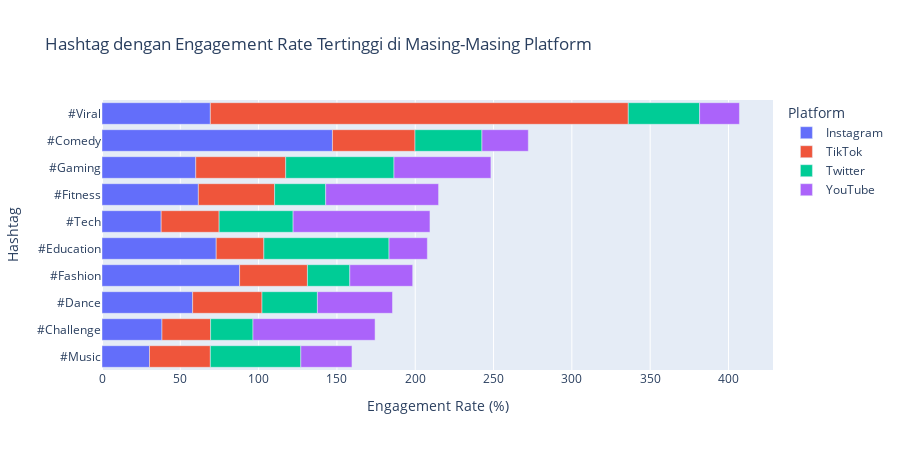

Notebook code for this chart:
### Markdown cell above
## Kategori hashtag dengan engagement tertinggi pada masing-masing platform

### Code cell
# Menghitung rata-rata engagement rate berdasarkan platform dan hashtag
hashtag_platform_engagement = df.groupby(["Platform", "Hashtag"])['Engagement_Rate'].mean().reset_index()

# Mengurutkan nilai engagement rate dari yang tertinggi
hashtag_platform_engagement = hashtag_platform_engagement.sort_values(by=["Platform", "Engagement_Rate"], ascending=[True, False])

# Membuat visualisasi dengan Plotly
fig = px.bar(
    hashtag_platform_engagement,
    x="Engagement_Rate",
    y="Hashtag",
    color="Platform",
    orientation="h",
    title="Hashtag dengan Engagement Rate Tertinggi di Masing-Masing Platform",
    labels={"Engagement_Rate": "Engagement Rate (%)", "Hashtag": "Hashtag"},
    hover_data=["Platform", "Engagement_Rate"],
)

fig.update_layout(
    yaxis={'categoryorder': 'total ascending'},
    xaxis_title="Engagement Rate (%)",
    yaxis_title="Hashtag",
    legend_title="Platform",
    height=450
)

fig.show()

### Figure 1 — Plotly figure (JSON) as saved in the notebook; plotly's stock layout.template omitted (floating-point values rounded to 4 significant figures)
{"data": [{"customdata": [["Instagram"], ["Instagram"], ["Instagram"], ["Instagram"], ["Instagram"], ["Instagram"], ["Instagram"], ["Instagram"], ["Instagram"], ["Instagram"]], "hovertemplate": "Platform=%{customdata[0]}<br>Engagement Rate (%)=%{x}<br>Hashtag=%{y}<extra></extra>", "legendgroup": "Instagram", "marker": {"color": "#636efa", "pattern": {"shape": ""}}, "name": "Instagram", "orientation": "h", "showlegend": true, "textposition": "auto", "type": "bar", "x": [147.1, 87.86, 72.92, 69.18, 61.53, 59.87, 57.87, 38.29, 37.79, 30.33], "xaxis": "x", "y": ["#Comedy", "#Fashion", "#Education", "#Viral", "#Fitness", "#Gaming", "#Dance", "#Challenge", "#Tech", "#Music"], "yaxis": "y"}, {"customdata": [["TikTok"], ["TikTok"], ["TikTok"], ["TikTok"], ["TikTok"], ["TikTok"], ["TikTok"], ["TikTok"], ["TikTok"], ["TikTok"]], "hovertemplate": "Platform=%{customdata[0]}<br>Engagement Rate (%)=%{x}<br>Hashtag=%{y}<extra></extra>", "legendgroup": "TikTok", "marker": {"color": "#EF553B", "pattern": {"shape": ""}}, "name": "TikTok", "orientation": "h", "showlegend": true, "textposition": "auto", "type": "bar", "x": [266.8, 57.41, 52.7, 48.68, 44.29, 43.31, 38.86, 37.0, 31.04, 30.43], "xaxis": "x", "y": ["#Viral", "#Gaming", "#Comedy", "#Fitness", "#Dance", "#Fashion", "#Music", "#Tech", "#Challenge", "#Education"], "yaxis": "y"}, {"customdata": [["Twitter"], ["Twitter"], ["Twitter"], ["Twitter"], ["Twitter"], ["Twitter"], ["Twitter"], ["Twitter"], ["Twitter"], ["Twitter"]], "hovertemplate": "Platform=%{customdata[0]}<br>Engagement Rate (%)=%{x}<br>Hashtag=%{y}<extra></extra>", "legendgroup": "Twitter", "marker": {"color": "#00cc96", "pattern": {"shape": ""}}, "name": "Twitter", "orientation": "h", "showlegend": true, "textposition": "auto", "type": "bar", "x": [79.92, 69.15, 57.76, 47.23, 45.54, 42.75, 35.38, 32.62, 27.07, 27.06], "xaxis": "x", "y": ["#Education", "#Gaming", "#Music", "#Tech", "#Viral", "#Comedy", "#Dance", "#Fitness", "#Challenge", "#Fashion"], "yaxis": "y"}, {"customdata": [["YouTube"], ["YouTube"], ["YouTube"], ["YouTube"], ["YouTube"], ["YouTube"], ["YouTube"], ["YouTube"], ["YouTube"], ["YouTube"]], "hovertemplate": "Platform=%{customdata[0]}<br>Engagement Rate (%)=%{x}<br>Hashtag=%{y}<extra></extra>", "legendgroup": "YouTube", "marker": {"color": "#ab63fa", "pattern": {"shape": ""}}, "name": "YouTube", "orientation": "h", "showlegend": true, "textposition": "auto", "type": "bar", "x": [87.38, 77.95, 72.08, 61.89, 47.95, 40.14, 32.65, 29.61, 25.44, 24.46], "xaxis": "x", "y": ["#Tech", "#Challenge", "#Fitness", "#Gaming", "#Dance", "#Fashion", "#Music", "#Comedy", "#Viral", "#Education"], "yaxis": "y"}], "layout": {"barmode": "relative", "height": 450, "legend": {"title": {"text": "Platform"}, "tracegroupgap": 0}, "title": {"text": "Hashtag dengan Engagement Rate Tertinggi di Masing-Masing Platform"}, "xaxis": {"anchor": "y", "domain": [0, 1], "title": {"text": "Engagement Rate (%)"}}, "yaxis": {"anchor": "x", "categoryorder": "total ascending", "domain": [0, 1], "title": {"text": "Hashtag"}}}}
